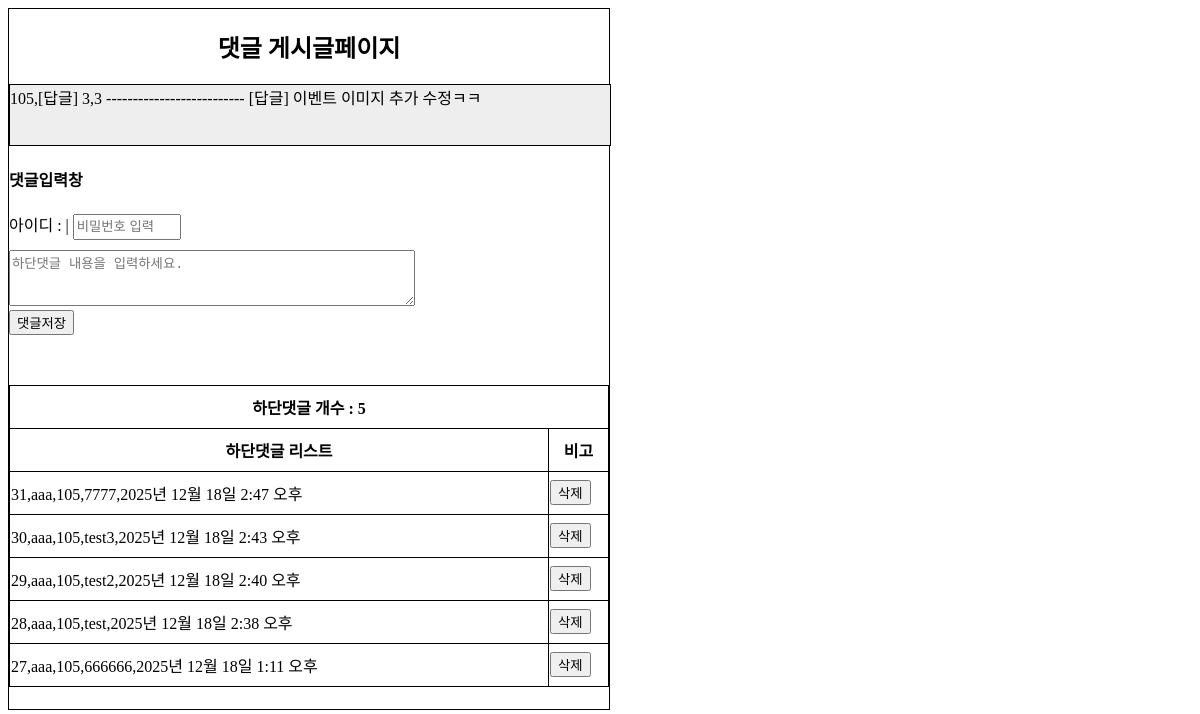
Page /board/view2/105/ on the earlier database version.
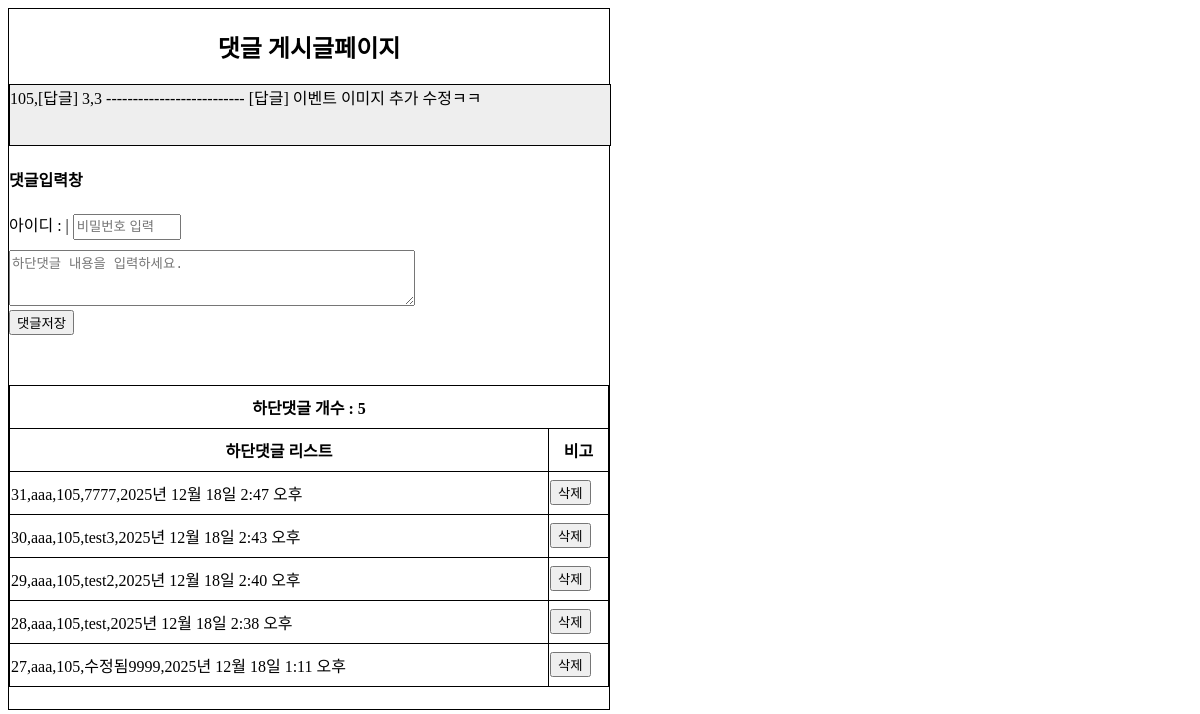
Same page on the later database version.
### comment/models.py (models this page shows, shortened)
class Comment(models.Model):
    cno = models.AutoField(primary_key=True)
    board = models.ForeignKey(Board,on_delete=models.CASCADE)
    member = models.ForeignKey(Member,on_delete=models.SET_NULL,null=True,blank=True)
    cpw = models.CharField(max_length=10,null=True,blank=True)
    ccontent = models.TextField(blank=True)
    cdate = models.DateTimeField(auto_now=True)

### member/models.py (models this page shows, shortened)
class Member(models.Model):
    id = models.CharField(max_length=50,primary_key=True)
    pw = models.CharField(max_length=100)
    name = models.CharField(max_length=50)
    phone = models.CharField(max_length=13,default='010-0000-0000')
    gender = models.CharField(max_length=10,default='남자')
    hobby = models.CharField(max_length=100,default='게임')
    mdate = models.DateTimeField(auto_now=True)

### board/models.py (models this page shows, shortened)
class Board(models.Model):
    bno = models.AutoField(primary_key=True)
    btitle = models.CharField(max_length=1000)
    bcontent = models.TextField()
    member = models.ForeignKey(Member,on_delete=models.SET_NULL,null=True)
    bgroup = models.IntegerField(default=0)
    bstep = models.IntegerField(default=0)
    bindent = models.IntegerField(default=0)
    bhit = models.IntegerField(default=0) #조회수
    bfile = models.FileField(default='',null=True)
    bdate = models.DateTimeField(auto_now=True)

### board/views.py (the view)
# urls.py: path('view2/<int:bno>/', views.view2, name='view2'),
def view2(request,bno):
    print("bno : ",bno)
    qs = Board.objects.filter(bno=bno)
    c_qs = Comment.objects.filter(board=qs[0]).order_by('-cno')
    context = {'board':qs[0],'clist':c_qs}
    return render(request,'board/view2.html',context)

### board/templates/board/view2.html (shortened to what this page needs)
<!DOCTYPE html>
<html lang="en">
<head>
</head>
<body>
    <h2>댓글 게시글페이지</h2>
    <section>{{board.bno}},{{board.btitle}},{{board.bcontent}}</section>
    <h4>댓글입력창</h4>
    <form>
        <label>아이디 : {{request.session.session_id}} | </label>
        <input type='text' id='cpw' name='cpw' placeholder='비밀번호 입력'><br>
        <textarea id='ccontent' name='ccontent' placeholder='하단댓글 내용을 입력하세요.'></textarea><br>
        <input type='button' id='writeBtn' value='댓글저장'><br>
    </form>
    <table>
        <colgroup>
          <col width='90%'>
          <col width='10%'>
        </colgroup>
        <tr>
            <th colspan='2'>하단댓글 개수 : <span id='cnt'>{{clist.count}}</span></th>
        </tr>
        <tr>
            <th>하단댓글 리스트</th>
            <th>비고</th>
        </tr>
        <tbody id='tbody'>
            {% for c in clist %}
            <tr id='{{c.cno}}'>
                <td>{{c.cno}},{{c.member.id}},{{c.board.bno}},{{c.ccontent}},{{c.cdate}}</td>
                <td><button type='button' class='deleteBtn'>삭제</button></td>
            </tr>
            {% endfor %}
        </tbody>
    </table>
</body>
</html>

Differences in the rows shown:
changed Comment "2025년 12월 18일 1:11 오후": ccontent "666666" → "수정됨9999"
